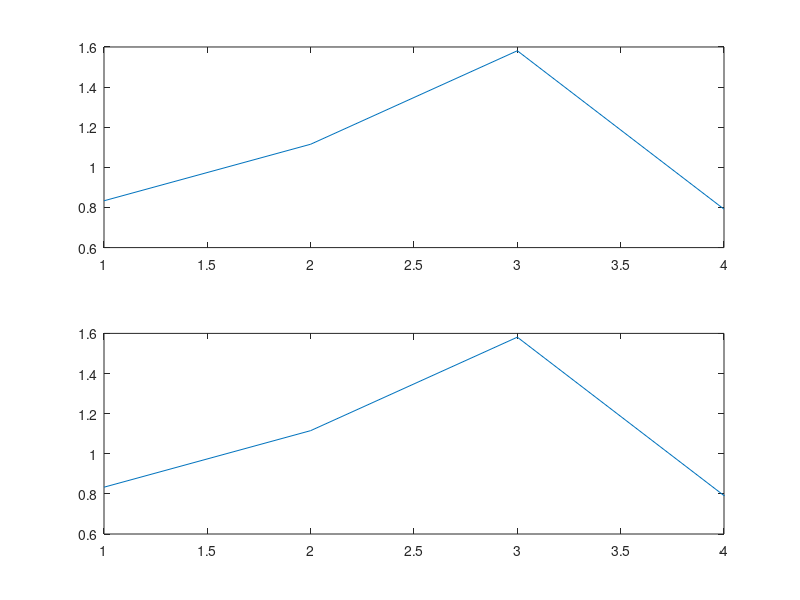

The MATLAB source for this figure:
clear all; close all; clc

a=[1 -0.2 0.4];
[H,F] = freqz(1,a,4);

A=fft(a,8);
A=A(:)
B=1./A;

figure;
subplot(211);
plot(abs(H));
subplot(212);
plot(abs(B));
xlim([1 4])
[H B(1:4)]